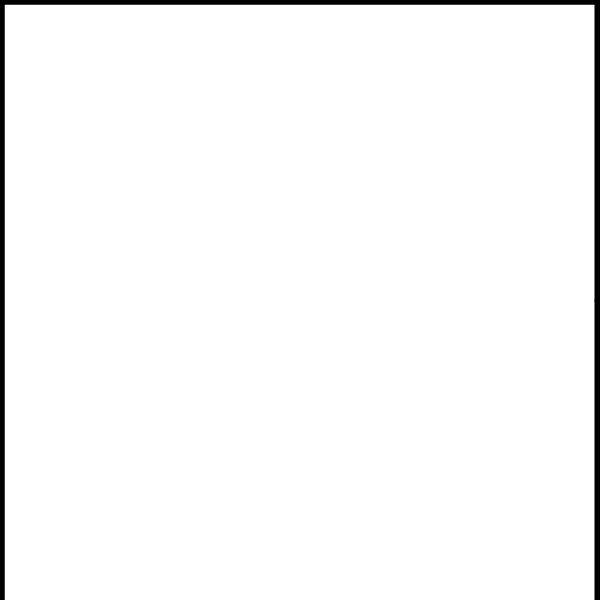
Frame 1 (no input)
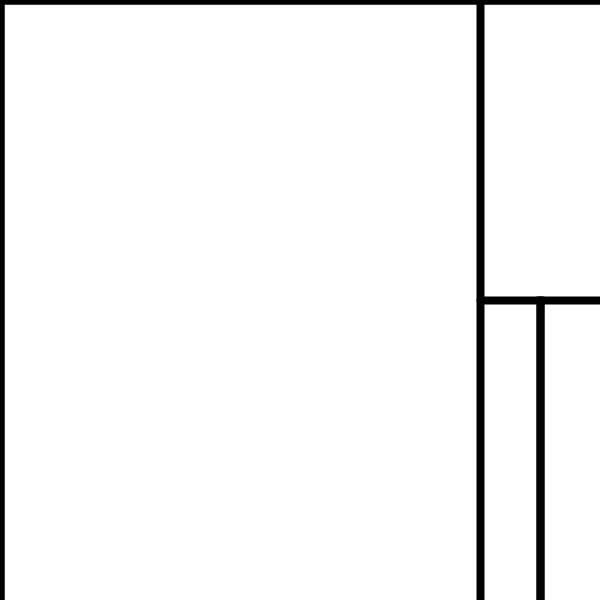
Frame 60 (the mouse pressed at the canvas centre just before this capture)
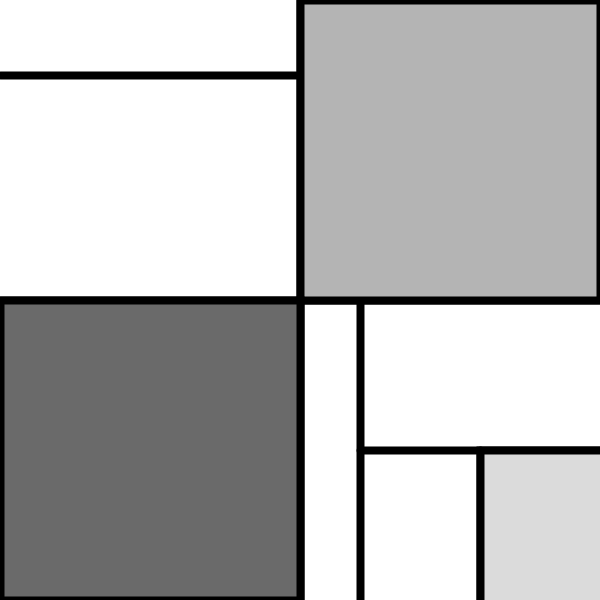
Frame 120 (the mouse held since frame 60 and released just before this capture)

The Processing sketch that drew these frames (run headless with seeded random() and noise(); from frame 60 on, the mouse is pressed at the canvas centre):

// Processing sketch: tiaozong_MondrianMove
// ── tiaozong_MondrianMove.pde
int a=0;
float speed=2;


void setup() {
  size(600, 600);
}

void draw() {
  background(255);
  strokeWeight(8);
  //画线
  line(mouseX, 0, mouseX, height);
  line(0, mouseY, width, mouseY);

  a+=speed;
  
  if (a>width-mouseX) {
    speed=-10*speed;
  }

  if (a<0) {
    speed=2;
  }

  //line(mouseX+(width-mouseX)/3,mouseY,mouseX+(width-mouseX)/3,height);//短竖线
  line(width-a, mouseY, width-a, height);//运动的短竖线
  line(width-a/2,mouseY+(height-mouseY)/2, width-a/2, height);
  line(width-a, mouseY+(height-mouseY)/2, width, mouseY+(height-mouseY)/2);//跟随竖线移动的横线
  line(0, mouseY/4, mouseX, mouseY/4);

  //line(mouseX-a+b, mouseY+(height-mouseY)/2, mouseX-a+b, height);


  //画色块
  fill(brightness(#b42519));//将蒙德里安的红色转换为灰度
  rect(mouseX, 0, (width-mouseX), mouseY);
  fill(brightness(#0e0c6a));//将蒙德里安的蓝色转换为灰度
  rect(0, mouseY, mouseX, height-mouseY);
  fill(brightness(#dbaf42));//将蒙德里安的黄色转换为灰度
  rect(width-a/2,mouseY+(height-mouseY)/2,mouseX,height-mouseY);
}
